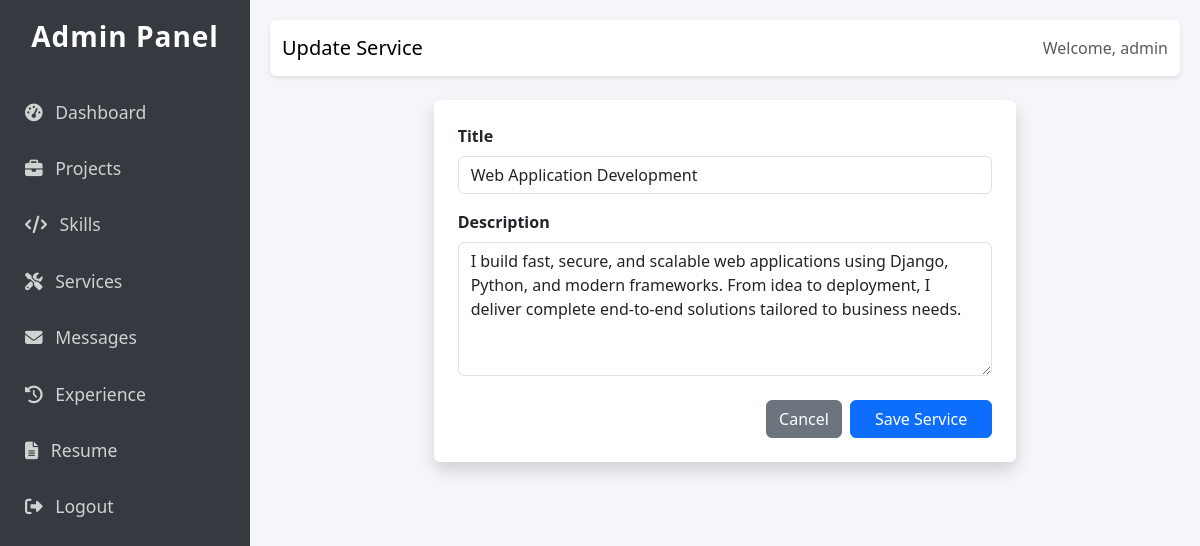
/custom-admin/services/1/update/ (signed in), run on the app's committed database.
### core/models.py (models this page shows, shortened)
class Service(models.Model):
    title = models.CharField(max_length=200)
    description = models.TextField()

### custom_admin/views.py (the view)
# urls.py: path('services/<int:pk>/update/', views.service_update, name='service_update'),
@login_required
def service_update(request, pk):
    service = get_object_or_404(Service, pk=pk)
    if request.method == 'POST':
        form = ServiceForm(request.POST, instance=service)
        if form.is_valid():
            form.save()
            messages.success(request, 'Service updated successfully.')
            return redirect('custom_admin:service_list')
    else:
        form = ServiceForm(instance=service)
    return render(request, 'custom_admin/service_form.html', {'form': form, 'title': 'Update Service'})

### custom_admin/forms.py
class ServiceForm(forms.ModelForm):
    class Meta:
        model = Service
        fields = ['title', 'description']
        widgets = {
            'title': forms.TextInput(attrs={'class': 'form-control'}),
            'description': forms.Textarea(attrs={'class': 'form-control', 'rows': 5}),
        }

### custom_admin/templates/custom_admin/service_form.html (shortened to what this page needs)
{% extends 'custom_admin/base.html' %}
{% block header %}{{ title }}{% endblock %}
{% block content %}
<div class="row justify-content-center">
    <div class="col-md-8">
        <div class="card shadow">
            <div class="card-body p-4">
                <form method="post">
                    {% for field in form %}
                    <div class="mb-3">
                        <label for="{{ field.id_for_label }}" class="form-label fw-bold">{{ field.label }}</label>
                        {{ field }}
                    </div>
                    {% endfor %}
                    <div class="d-flex justify-content-end gap-2 mt-4">
                        <a href="{% url 'custom_admin:service_list' %}" class="btn btn-secondary">Cancel</a>
                        <button type="submit" class="btn btn-primary px-4">Save Service</button>
                    </div>
                </form>
            </div>
        </div>
    </div>
</div>
{% endblock %}

### custom_admin/templates/custom_admin/base.html (shortened to what this page needs)
<!DOCTYPE html>
<html lang="en">
<head>
    <link href="https://cdn.jsdelivr.net/npm/bootstrap@5.3.0/dist/css/bootstrap.min.css" rel="stylesheet">
    <link href="https://cdnjs.cloudflare.com/ajax/libs/font-awesome/6.4.0/css/all.min.css" rel="stylesheet">
</head>
<body>
<div class="sidebar">
    <h3>Admin Panel</h3>
    <a href="{% url 'custom_admin:dashboard' %}"><i class="fas fa-tachometer-alt me-2"></i> Dashboard</a>
    <a href="{% url 'custom_admin:project_list' %}"><i class="fas fa-briefcase me-2"></i> Projects</a>
    <a href="{% url 'custom_admin:skill_list' %}"><i class="fas fa-code me-2"></i> Skills</a>
    <a href="{% url 'custom_admin:service_list' %}"><i class="fas fa-tools me-2"></i> Services</a>
    <a href="{% url 'custom_admin:contact_list' %}"><i class="fas fa-envelope me-2"></i> Messages</a>
    <a href="{% url 'custom_admin:experience_list' %}"><i class="fas fa-history me-2"></i> Experience</a>
    <a href="{% url 'custom_admin:resume_list' %}"><i class="fas fa-file-alt me-2"></i> Resume</a>
    <a href="{% url 'custom_admin:logout' %}"><i class="fas fa-sign-out-alt me-2"></i> Logout</a>
</div>
<div class="main-content">
    <nav class="navbar navbar-expand-lg navbar-light bg-white mb-4 rounded">
        <div class="container-fluid">
            <span class="navbar-brand mb-0 h1">{% block header %}Dashboard{% endblock %}</span>
            <div class="d-flex">
                <span class="navbar-text">Welcome, {{ request.user.username }}</span>
            </div>
        </div>
    </nav>
    <div class="container-fluid">
        {% block content %}
        {% endblock %}
    </div>
</div>
</body>
</html>

### custom_admin/templates/custom_admin/base.html (style rules this page uses)
body { font-family: 'Segoe UI', Tahoma, Geneva, Verdana, sans-serif; background-color: #f4f6f9; }
.sidebar { height: 100vh; width: 250px; position: fixed; top: 0; left: 0; background-color: #343a40; padding-top: 20px; color: #fff; }
.sidebar a { padding: 15px 25px; text-decoration: none; font-size: 1.1rem; color: #d1d1d1; display: block; transition: 0.3s; }
.sidebar h3 { text-align: center; margin-bottom: 30px; font-weight: 700; letter-spacing: 1px; }
.main-content { margin-left: 250px; padding: 20px; }
.navbar { box-shadow: 0 2px 4px rgba(0,0,0,0.1); }
.card { border: none; box-shadow: 0 0.5rem 1rem rgba(0, 0, 0, 0.05); transition: transform 0.2s; }

### data on the page
Service: form "Web Application Development" "I build fast, secure, and scalable web applications using Django, Python, and modern frameworks. From idea to deployment, I deliver complete end-to-end solutions tailored to business needs."

### other printed values
{{ title }} "Update Service"
{{ request.user.username }} "admin"
{{ field.label }} "Title" "Description"
